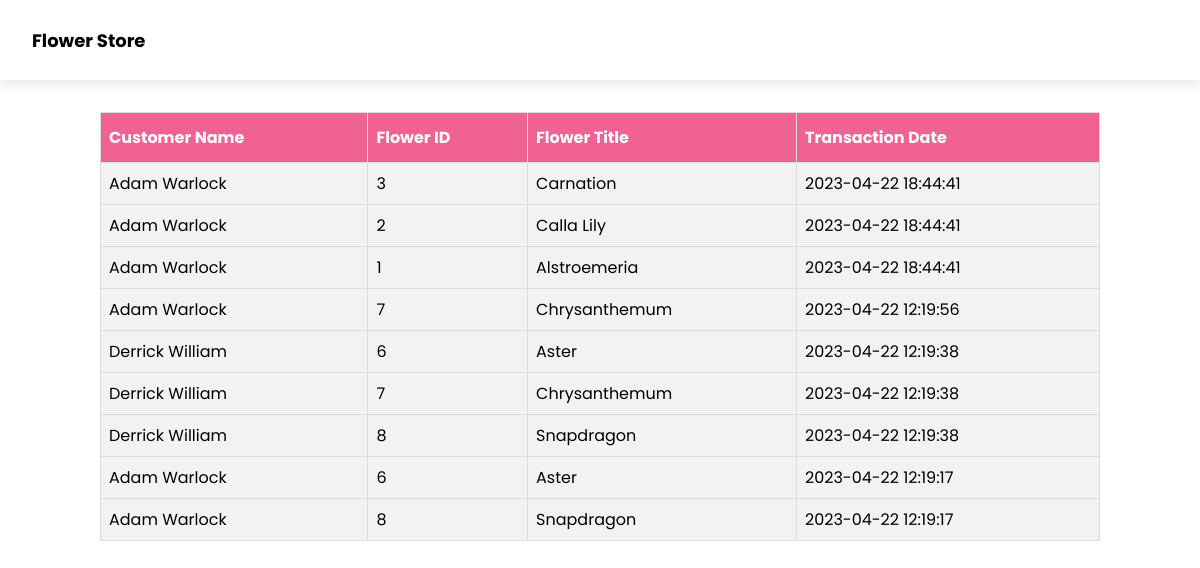
/transaction.php, run on the app's committed database.
### tables this page shows
CREATE TABLE `transaction` (
  `transaction_id` int(11) NOT NULL,
  `flower_id` int(11) NOT NULL,
  `customer_id` int(11) NOT NULL,
  `ammount` int(11) NOT NULL,
  `transaction_date` datetime NOT NULL DEFAULT current_timestamp()
);

CREATE TABLE `ms_customer` (
  `customer_id` int(11) NOT NULL,
  `customer_name` varchar(100) NOT NULL
);

CREATE TABLE `ms_flower` (
  `flower_id` int(11) NOT NULL,
  `flower_image` text NOT NULL,
  `flower_title` varchar(100) NOT NULL,
  `flower_price` int(11) NOT NULL,
  `flower_desc` text NOT NULL
);

### controller/getAllTransaction.php (called while the page is built, shortened)
<?php
    function getAllTransaction() {
        $con = connectToDatabase();
        $sql = "select * from transaction t join ms_flower mf on t.flower_id = mf.flower_id join ms_customer mc on t.customer_id = mc.customer_id order by t.transaction_date desc";
        return $con->query($sql);
    }
?>

### transaction.php (the view, shortened to what this page needs)
<?php
    include 'controller/getAllTransaction.php';
    $res = getAllTransaction();
?>
<!DOCTYPE html>
<html lang="en">
<head>
    <link rel="stylesheet" href="style.css">
</head>
<body>
    <div class="navbar-container padding-x-default default-glass">
        <a href="/home.php" class="default-title default-a-tag">
            Flower Store
        </a>
    </div>
    <div class="table-customer-container">
        <table id="customers">
            <tr>
                <th>Customer Name</th>
                <th>Flower ID</th>
                <th>Flower Title</th>
                <th>Transaction Date</th>
            </tr>
            <?php while($cus = $res->fetch_assoc()) { ?>
            <tr>
                <td><?php echo $cus['customer_name'] ?></td>
                <td><?php echo $cus['flower_id'] ?></td>
                <td><?php echo $cus['flower_title'] ?></td>
                <td><?php echo $cus['transaction_date'] ?></td>
            </tr>
            <?php } ?>
        </table>
    </div>
</body>
</html>

### style.css (style rules this page uses)
body { padding: 0px; margin: 0px; background-image: url('/assets/background.jpg'); background-size: cover; background-position: center; }
* { box-sizing: border-box; font-family: 'Poppins', sans-serif; text-decoration: none; }
:root { --pinkColor: #F06292; --whiteColor: #fff; --pinkHoverColor: #F56EB3; --pinkBorderColor: #FB2576; }
.padding-x-default { padding: 0 2rem; }
.default-title { font-weight: bold; font-size: large }
.default-a-tag { color: black; cursor: pointer; }
.default-glass { background-color: rgba(255, 255, 255, 0.4); backdrop-filter: blur(10px); }
.navbar-container { display: flex; justify-content: space-between; align-items: center; box-shadow: rgba(0, 0, 0, 0.1) 0px 4px 12px; height: 5rem; }
#customers { font-family: Arial, Helvetica, sans-serif; border-collapse: collapse; width: 100%; }
#customers td, #customers th { border: 1px solid #ddd; padding: 8px; }
.table-customer-container { margin-top: 2rem; display: flex; justify-content: center; }
#customers { width: 1000px; }
#customers tr { background-color: #f2f2f2; }
#customers th { padding-top: 12px; padding-bottom: 12px; text-align: left; background-color: var(--pinkColor); color: white; }

### data on the page
transaction: customer.customer_name "Adam Warlock", flower.flower_id "3", flower.flower_title "Carnation", transaction_date "2023-04-22 18:44:41"
transaction: customer.customer_name "Adam Warlock", flower.flower_id "2", flower.flower_title "Calla Lily", transaction_date "2023-04-22 18:44:41"
transaction: customer.customer_name "Adam Warlock", flower.flower_id "1", flower.flower_title "Alstroemeria", transaction_date "2023-04-22 18:44:41"
transaction: customer.customer_name "Adam Warlock", flower.flower_id "7", flower.flower_title "Chrysanthemum", transaction_date "2023-04-22 12:19:56"
transaction: customer.customer_name "Derrick William", flower.flower_id "6", flower.flower_title "Aster", transaction_date "2023-04-22 12:19:38"
transaction: customer.customer_name "Derrick William", flower.flower_id "7", flower.flower_title "Chrysanthemum", transaction_date "2023-04-22 12:19:38"
transaction: customer.customer_name "Derrick William", flower.flower_id "8", flower.flower_title "Snapdragon", transaction_date "2023-04-22 12:19:38"
transaction: customer.customer_name "Adam Warlock", flower.flower_id "6", flower.flower_title "Aster", transaction_date "2023-04-22 12:19:17"
transaction: customer.customer_name "Adam Warlock", flower.flower_id "8", flower.flower_title "Snapdragon", transaction_date "2023-04-22 12:19:17"
